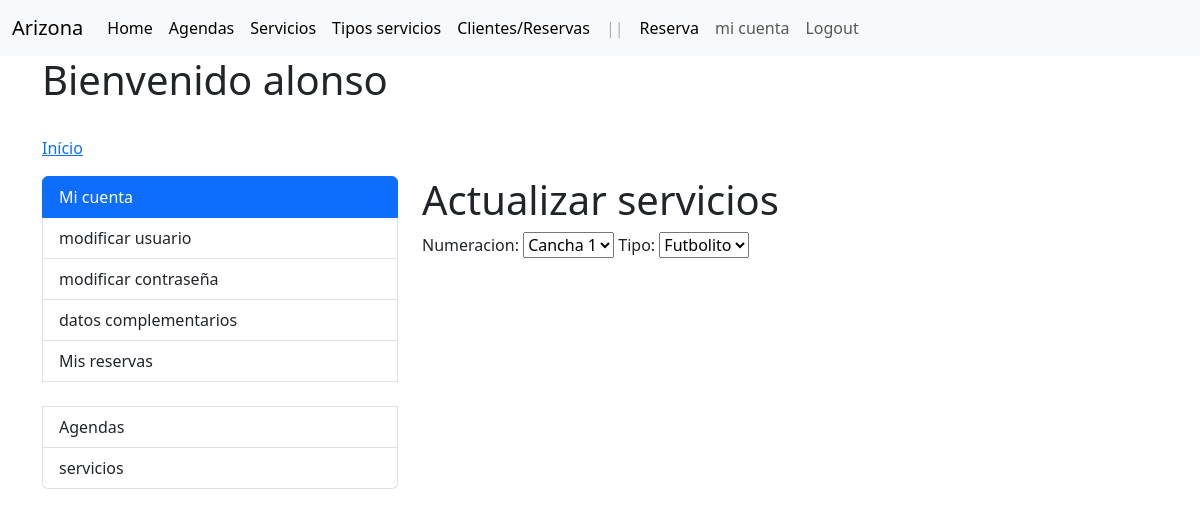
/servicios/c/actualizar/1/ (signed in), run on the app's committed database.
### accounts/models.py (models this page shows, shortened)
class User(AbstractBaseUser, PermissionsMixin):
    username = models.CharField(
        'Usuario', max_length=30, unique=True, validators=[
            validators.RegexValidator(
                re.compile('^[\w.@+-]+$'),
                'ingrese un nombre de usuario valido '
                'Este valor debe contener solo letras, números '
                'excepto: @/./+/-/_.'
                ,  'invalid'
            )
        ], help_text='Un nombre corto que sera usado'+
                    ' para identificarlo de forma unica en la plataforma.'
    )
    name = models.CharField('Name', max_length=100)
    email = models.EmailField('Email', unique=True)
    is_staff = models.BooleanField('Admin', default=False)
    is_active = models.BooleanField('Ativo', default=True)
    date_joined = models.DateTimeField('Data de Entrada', auto_now_add=True)
    USERNAME_FIELD = 'username'
    REQUIRED_FIELDS = ['email']
    objects = UserManager()
    class Meta:
        verbose_name = 'Usuario'
        verbose_name_plural = 'Usuarios'

### services/models.py (models this page shows, shortened)
class Cancha(models.Model):
    NUMERACION_CHOICES = [
        ('1', 'Cancha 1'),
        ('2', 'Cancha 2'),
        ('3', 'Cancha 3'),
        ('4', 'Cancha 4'),
        ('5', 'Cancha 5'),
        ('6', 'Cancha 6'),
        ('7', 'Cancha 7'),
        ('8', 'Cancha 8'),
    ]
    numeracion = models.CharField(max_length=10, choices=NUMERACION_CHOICES)
    tipo = models.ForeignKey(TipoCancha, on_delete=models.CASCADE, related_name='canchas')
    class Meta:
        verbose_name = _('Cancha')
        verbose_name_plural = _('Canchas')

### services/views.py (the view)
# urls.py: path('c/actualizar/<int:pk>/', CanchaUpdateView.as_view(), name='cancha-actualizar'),
class CanchaUpdateView(UpdateView):
    model = Cancha
    template_name = 'servicios/actualizar.html'
    fields = '__all__'
    context_object_name = 'servicio'

### services/models.py (called while the page is built)
    def __str__(self):
        return self.nombre

### services/templates/servicios/actualizar.html
{% extends "accounts/index.html" %}
{% block accounts_container %}
<h1>Actualizar servicios</h1>
{{form}}
{% endblock %}

### accounts/templates/accounts/index.html (shortened to what this page needs)
{% extends "layout.html" %}
{% block container %}
<body class="body">
    <div class="container">
        <h1>Bienvenido {{user.username}}</h1>
        <br>
        <ol class="breadcrumb">
            <li><a href="#">Início</a></li>
        </ol>
        <div class="row">
            <div class="col-md-4">
                <div class="list-group">
                    <a  class="list-group-item active">Mi cuenta</a>
                    <a href="{% url 'accounts:update_user'%}" class="list-group-item">modificar usuario</a>
                    <a href="{% url 'accounts:update_password'%}" class="list-group-item">modificar contraseña</a>
                    <a href="{% url 'client:cliente_create' %}" class="list-group-item"> datos complementarios </a>
                    <a href="{% url 'client:listar_reservas_usuario' %}" class="list-group-item">Mis reservas</a>
                    <br>
                    {% if request.user.is_staff or request.user.is_superuser %}
                    <a href="#" class="list-group-item">Agendas</a>
                    <a href="#" class="list-group-item">servicios</a>
                    {% endif %}
                </div>
            </div>
            <div class="col-md-8">
                {% block accounts_container %}<h2>Bienvenido {{ user.name }} </h2>{% endblock %}
            </div>
        </div>
</body>
{% endblock %}

### data on the page
User: username "alonso"
Cancha: numeracion "Cancha 1", tipo "Futbolito"
